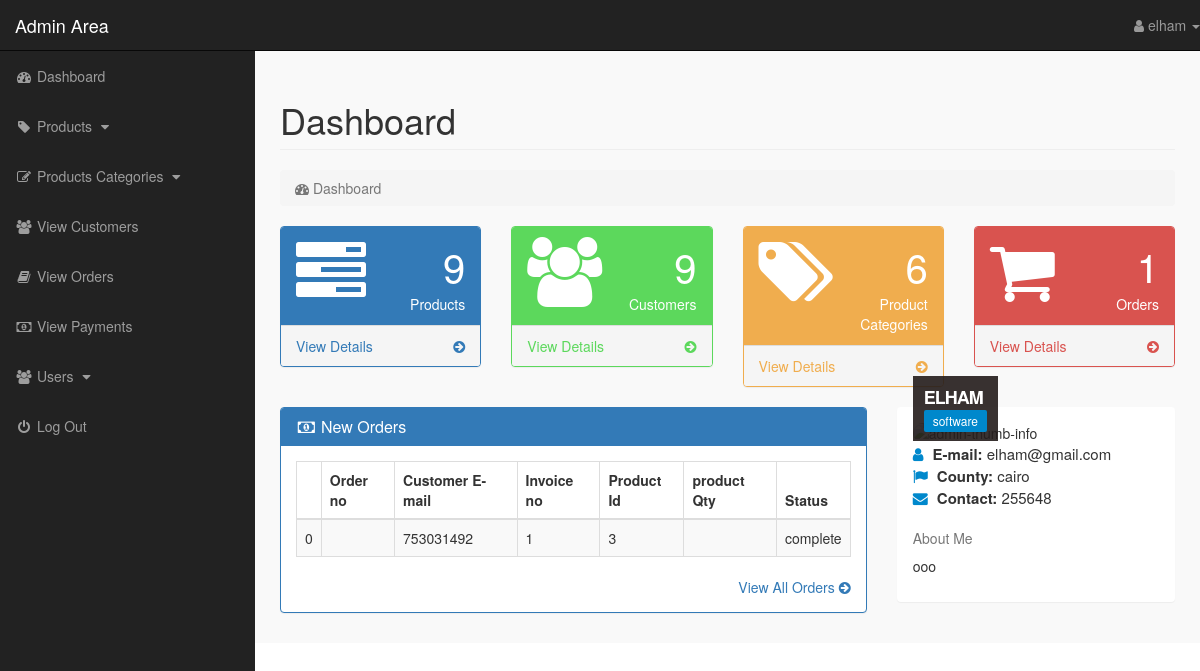
/dotstore/admin/index.php?dashboard (signed in), run on the app's committed database.
### tables this page shows
CREATE TABLE `pending_orders` (
  `order_id` int(10) NOT NULL,
  `customer_id` int(10) NOT NULL,
  `invoice_no` int(10) NOT NULL,
  `product_id` text NOT NULL,
  `qty` int(10) NOT NULL,
  `order_status` text NOT NULL
);

### dotstore/admin/dashboard.php (the view, shortened to what this page needs)
<?php
include("includes/db.php");
if(!isset($_SESSION['admin_email'])){
    echo "<script> window.open('login.php','_self')</script>";
} else{
?>
 <div class="row">
    <div class="col-lg-12">
       <h1 class="page-header">
        Dashboard
       </h1>
       <ol class="breadcrumb">
           <li class="active"> <i class="fa fa-dashboard"> </i> Dashboard </li>
       </ol>
    </div>
</div>
 <div class="row">
    <div class="col-lg-3 col-md-6" >
       <div class="panel panel-primary">
 <div class="panel-heading">
    <div class="row">
    <div class="col-xs-3">
            <i class="fa fa-tasks fa-5x"></i>
    </div>
    <div class="col-xs-9 text-right">
        <div class="huge"><?php echo $count_products ?></div>
            <div> Products</div>
    </div>
    </div>
   </div>
   <a href="index.php?view_products">
     <div class="panel-footer">
          <span class="pull-left"> View Details</span>
          <span class="pull-right"> <i class="fa fa-arrow-circle-right"></i></span>
          <div class="clearfix"></div>
   </div>
  </a>
   </div>
    </div>
    <div class="col-lg-3 col-md-6" >
       <div class="panel panel-green">
  <div class="panel-heading">
    <div class="row">
    <div class="col-xs-3">
            <i class="fa fa-users fa-5x"></i>
    </div>
    <div class="col-xs-9 text-right">
        <div class="huge"><?php  echo $count_customers; ?></div>
            <div> Customers</div>
    </div>
    </div>
  </div>
   <a href="index.php?view_customers">
     <div class="panel-footer">
          <span class="pull-left"> View Details</span>
          <span class="pull-right"> <i class="fa fa-arrow-circle-right"></i></span>
          <div class="clearfix"></div>
   </div>
  </a>
 </div>
    </div>
    <div class="col-lg-3 col-md-6" >
       <div class="panel panel-yellow">
    <div class="panel-heading">
    <div class="row">
    <div class="col-xs-3">
            <i class="fa fa-tags fa-5x"></i>
    </div>
    <div class="col-xs-9 text-right">
        <div class="huge"><?php echo $count_p_categories ?></div>
            <div> Product Categories</div>
    </div>
    </div>
    </div>
    <a href="index.php?view_p_cats">
     <div class="panel-footer">
          <span class="pull-left"> View Details</span>
          <span class="pull-right"> <i class="fa fa-arrow-circle-right"></i></span>
          <div class="clearfix"></div>
    </div>
    </a>
    </div>
    </div>
    <div class="col-lg-3 col-md-6" >
       <div class="panel panel-red">
    <div class="panel-heading">
        <div class="row">
        <div class="col-xs-3">
            <i class="fa fa-shopping-cart fa-5x"></i>
        </div>
        <div class="col-xs-9 text-right">
        <div class="huge"><?php echo $count_pending_orders; ?></div>
            <div>Orders</div>
        </div>
         </div>
        </div>
        <a href="index.php?view_orders">
     <div class="panel-footer">
          <span class="pull-left"> View Details</span>
          <span class="pull-right"> <i class="fa fa-arrow-circle-right"></i></span>
          <div class="clearfix"></div>
        </div>
        </a>
        </div>
    </div>
 </div>
<div class="row">
    <div class="col-lg-8">
        <div class="panel panel-primary">
            <div class="panel-heading">
                <h3 class="panel-title">
                <i class="fa fa-money fa-fw"></i> New Orders
                </h3>
            </div>
            <div class="panel-body">
                <div class="table-responsive">
                    <table class="table table-hover table-striped table-bordered">
                        <thead>
                            <tr>
                            <th> </th>
                            <th> Order no </th>
                            <th> Customer E-mail</th>
                            <th> Invoice no </th>
                            <th> Product Id </th>
                            <th> product Qty </th>
                            <th> Status </th>
                            </tr>
                        </thead>
                        <tbody>
                            <?php
                                $get_orders="select * from pending_orders order by 1 DESC LIMIT 0,4";
                                $run_order=mysqli_query($con,$get_orders) or die( mysqli_error($con));
                                while($row_order=mysqli_fetch_array($run_order)) {
                                    $order_id=$row_order['order_id'];
                                    $invoice_no=$row_order['invoice_no'];
                                    $product_id=$row_order['product_id'];
                                    $Qty=$row_order['qty'];
                                    $size=$row_order['size'];
                                    $order_status=$row_order['order_status'];
                            ?>
                            <tr>
                                <td> <?php echo $order_id ?></td>
                                <td>
                                  </td>
                                <td> <?php echo $invoice_no ?></td>
                                <td>  <?php echo  $product_id ?> </td>
                                <td>  <?php echo $Qty ?> </td>
                                <td>  <?php echo $size ?> </td>
                                <td>
                                <?php
                                if ($order_status=='pending') {
                                  echo $order_status="pending";
                                }
                                else{
                                    echo $order_status="complete";
                                }
                                 ?> </td>
                            </tr>
                        <?php } ?>
                        </tbody>
                    </table>
                </div>
                <div class="text-right">
                    <a href="index.php?view_orders">
                        View All Orders <i class="fa fa-arrow-circle-right"></i>
                    </a>
                </div>
            </div>
        </div>
    </div>
<div class="col-md-4">
    <div class="panel">
        <div class="panel-body">
            <div class="mb-md thumb-info">
                <img src="admin_img/<?php echo $admin_image; ?>" alt="admin-thumb-info" class="rounded img-responsive">
                <div class="thumb-info-title">
                    <span class="thumb-info-inner"> <?php echo $admin_name; ?></span>
                    <span class="thumb-info-type"><?php echo $admin_job; ?> </span>
                </div>
            </div>
            <div class="mb-md">
                <div class="widget-content-expanded">
                    <i class="fa fa-user"></i><span> E-mail: </span><?php echo $admin_email; ?><br>
                    <i class="fa fa-flag"></i><span> County: </span><?php echo $admin_country; ?><br>
                    <i class="fa fa-envelope"></i><span> Contact: </span><?php echo $admin_contact; ?><br>
                </div>
                <hr class="dotted short" >
                <h5 class="text-muted">About Me</h5>
                <p> <?php echo $admin_about;  ?>
            </p>
            </div>
        </div>
    </div>
    </div>
</div>
<?php
}
?>

### dotstore/admin/includes/sidebar.php (shortened to what this page needs)
<?php
if(!isset($_SESSION['admin_email'])){
    echo "<script> window.open('login.php','_self')</script>";
} else{
?>
<nav class="navbar navbar-inverse navbar-fixed-top">
    <div class="navbar-header">
        <a href="index.php?dashboard" class="navbar-brand">Admin Area</a>
    </div>
    <ul class="nav navbar-right top-nav">
        <li class="dropdown">
            <a href="#" class="dropdown-toggle" data-toggle="dropdown">
                <i class="fa fa-user"></i> <?php echo " " .$admin_name; ?> <b class="caret"></b>
            </a>
        </li>
    </ul>
    <div class="collapse navbar-collapse navbar-ex1-collapse">
        <ul class="nav navbar-nav side-nav">
            <li>
                <a href="index.php?dashboard">
                        <i class="fa fa-fw fa-dashboard"></i> Dashboard
                </a>
            </li>
            <li>
                <a href="#" data-toggle="collapse" data-target="#products">
                        <i class="fa fa-fw fa-tag"></i> Products
                        <i class="fa fa-fw fa-caret-down"></i>
                </a>
            </li>
            <li>
                <a href="#" data-toggle="collapse" data-target="#p_cat">
                        <i class="fa fa-fw fa-edit"></i> Products Categories
                        <i class="fa fa-fw fa-caret-down"></i>
                </a>
            </li>
            <li>
                <a href="index.php?view_customers">
                    <i class="fa fa-fw fa-users"></i> View Customers
                </a>
            </li>
            <li>
                <a href="index.php?view_orders">
                    <i class="fa fa-fw fa-book"></i> View Orders
                </a>
            </li>
            <li>
                <a href="index.php?view_payments">
                    <i class="fa fa-fw fa-money"></i> View Payments
                </a>
            </li>
            <li>
                <a href="#" data-toggle="collapse" data-target="#users">
                        <i class="fa fa-fw fa-users"></i> Users
                        <i class="fa fa-fw fa-caret-down"></i>
                </a>
            </li>
            <li>
                <a href="logout.php">
                    <i class="fa fa-fw fa-power-off"></i> Log Out
                </a>
            </li>
        </ul>
    </div>
</nav>
<?php
}
?>

### dotstore/admin/css/style.css (style rules this page uses)
body { margin-top: 100px; }
@media (min-width: 768px) { body { margin-top: 50px; } }
.top-nav { 0 15px; }
.top-nav>li { float: left; display: inline-block; }
.top-nav>li>a { color: #999999; line-height: 20px; padding-top: 15px; padding-bottom: 15px; }
@media (min-width: 768px) { .side-nav { position: fixed; top: 51px; bottom: 0; width: 255px; overflow-y: auto; overflow-x: hidden; background-color: #222222; padding-bottom: 40px; border-radius: 0; } }
@media (min-width: 768px) { .side-nav>li>a { width: 255px; } }
.huge { font-size: 40px; line-height: normal; }
.panel-green>.panel-heading { color: #ffffff; background-color: #5cd85c; }
.panel-green>a { color:#5cd85c; }
.panel-green { border-color: #5cd85c; }
.panel-red>.panel-heading { color: #ffffff; background-color: #d9534f; }
.panel-red>a { color:#d9534f; }
.panel-red { border-color: #d9534f; }
.panel-yellow>.panel-heading { color: #ffffff; background-color: #f0ad4e; }
.panel-yellow>a { color:#f0ad4e; }
.panel-yellow { border-color: #f0ad4e; }
.panel-body { border-radius: 5px; }
.thumb-info { position: relative; }
.rounded { border-radius: 10px; }
hr { border: 0px; height: 1px; margin: 10px 0px 10px 0px; }
.thumb-info .thumb-info-title { background-color: rgba(36, 28, 27, .9); bottom: 10%; color: #ffffff; font-size: 18px; font-weight: 600; left: 0; letter-spacing: -1px; padding: 9px 11px 9px; position: absolute; text-transform: uppercase; z-index: 1; }
.thumb-info .thumb-info-inner { display: block; }
.thumb-info .thumb-info-type { background-color: #0088cc; display: inline-block; border-radius: 2px; float: left; font-size: 12px; font-weight: 400; letter-spacing: 0; margin: 8px -2px -15px -2; padding: 2px 9px; text-transform: none; }
.widget-content-expanded { font-size: 15px; }
.widget-content-expanded span { font-weight: 600; }
.widget-content-expanded i { color: #0088cc; margin-right: 5px; }

### data on the page
pending_orders: order_id "0", invoice_no "753031492", product "1", qty "3"

### other printed values
$admin_name "elham"
$count_products "9"
$count_customers "9"
$count_p_categories "6"
$count_pending_orders "1"
$admin_name "ELHAM"
$admin_job "software"
$admin_email "elham@gmail.com"
$admin_country "cairo"
$admin_contact "255648"
$admin_about "ooo"
